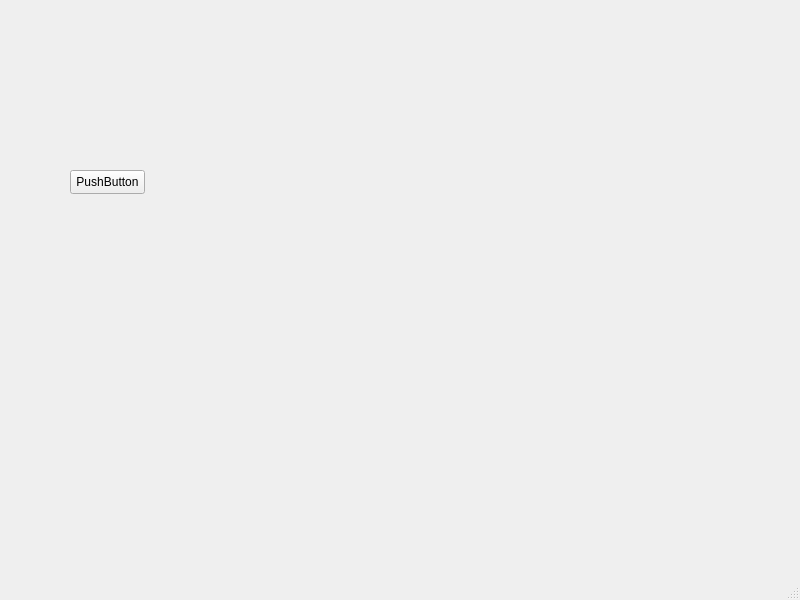
<?xml version="1.0" encoding="UTF-8"?>
<ui version="4.0">
 <class>MainWindow</class>
 <widget class="QMainWindow" name="MainWindow">
  <property name="geometry">
   <rect>
    <x>0</x>
    <y>0</y>
    <width>800</width>
    <height>600</height>
   </rect>
  </property>
  <property name="windowTitle">
   <string>MainWindow</string>
  </property>
  <widget class="QWidget" name="centralwidget">
   <widget class="QPushButton" name="pushButton">
    <property name="geometry">
     <rect>
      <x>70</x>
      <y>170</y>
      <width>75</width>
      <height>24</height>
     </rect>
    </property>
    <property name="text">
     <string>PushButton</string>
    </property>
   </widget>
  </widget>
  <widget class="QMenuBar" name="menubar">
   <property name="geometry">
    <rect>
     <x>0</x>
     <y>0</y>
     <width>800</width>
     <height>22</height>
    </rect>
   </property>
  </widget>
  <widget class="QStatusBar" name="statusbar"/>
 </widget>
 <resources/>
 <connections/>
</ui>
